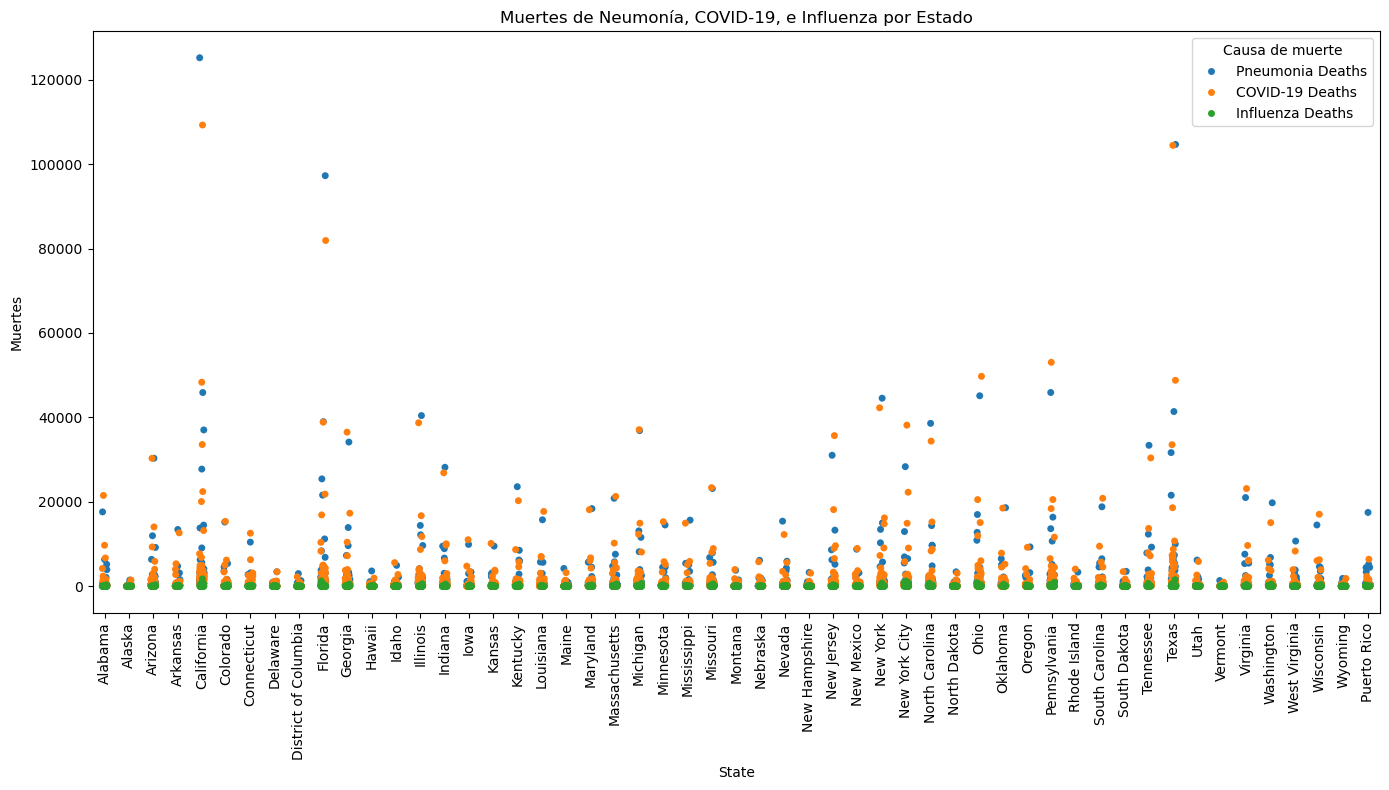

Python code for this plot:
import pandas as pd
import seaborn as sns

import matplotlib.pyplot as plt

df = pd.read_csv("covid-19.csv")

df = df[df['Age Group'] == 'All Ages']

df = df[df['Sex'] == 'All Sexes']

data = df[df['State'] != 'United States']

data_filtered = data[['State', 'Pneumonia Deaths', 'COVID-19 Deaths', 'Influenza Deaths']]

data_melted = data_filtered.melt(id_vars='State', var_name='Causa de Muerte', value_name='Muertes')

plt.figure(figsize=(14, 8))
sns.stripplot(x='State', y='Muertes', hue='Causa de Muerte', data=data_melted, jitter=True)

plt.title('Muertes de Neumonía, COVID-19, e Influenza por Estado')
plt.xticks(rotation=90)
plt.legend(title='Causa de muerte')
plt.tight_layout()

plt.show()

print("end")
